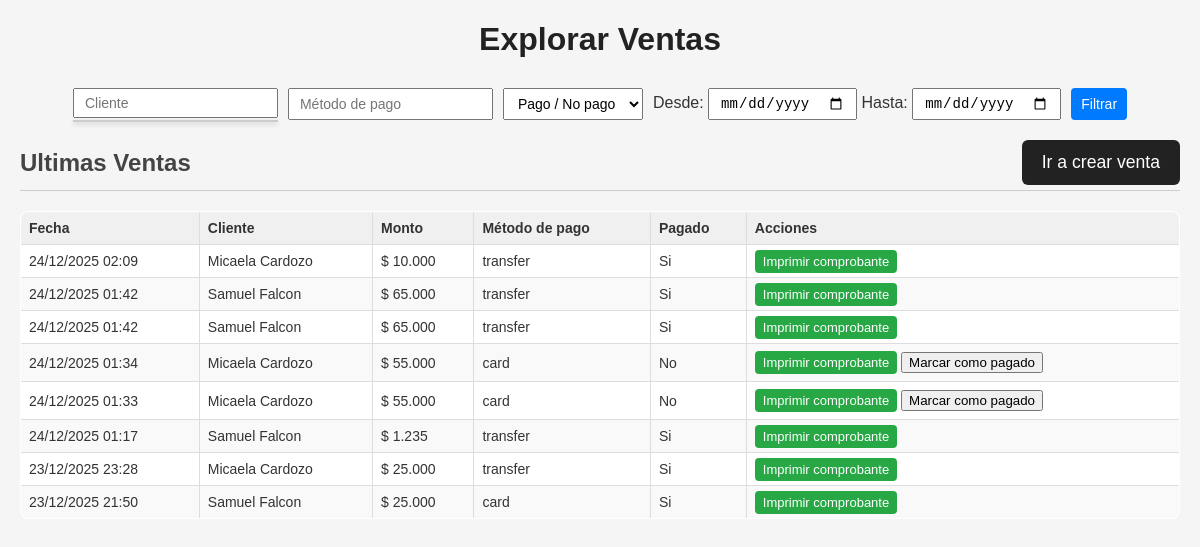
The app's page /sales/explore with its own data.
### app/models/sale.py (models this page shows)
class Sale(db.Model):
    __tablename__ = "sales"
    id = db.Column(db.Integer, primary_key=True)
    customer_id = db.Column(db.Integer, db.ForeignKey("customers.id"), nullable=False)
    amount = db.Column(db.Numeric(10, 2), nullable=False)
    payment_method = db.Column(db.String(20), nullable=False)
    paid = db.Column(db.Boolean, default=False)
    notes = db.Column(db.Text)
    sale_date = db.Column(db.DateTime, default=datetime.utcnow)
    created_at = db.Column(db.DateTime, default=datetime.utcnow)
    customer = db.relationship("Customer", back_populates="sales")

### app/models/customer.py (models this page shows)
class Customer(db.Model):
    __tablename__ = "customers"
    id = db.Column(db.Integer, primary_key=True)
    first_name = db.Column(db.String(100), nullable=False)
    last_name = db.Column(db.String(100), nullable=False)
    address = db.Column(db.String(255), nullable=False)
    city = db.Column(db.String(100), nullable=False)
    phone = db.Column(db.String(50), nullable=False)
    description = db.Column(db.Text)
    created_at = db.Column(db.DateTime, default=datetime.utcnow)
    sales = db.relationship(
        "Sale",
        back_populates="customer",
        lazy=True,
        cascade="all, delete-orphan"
    )

### app/app.py (the view)
    @app.route("/sales/explore")
    def explore_sales():
        from app.models.sale import Sale
        from app.models.customer import Customer
        sales = (
            Sale.query
            .join(Customer)
            .order_by(Sale.created_at.desc())
            .limit(50)
            .all()
        )
        return render_template("explore_sales.html", sales=sales)

### templates/explore_sales.html (shortened to what this page needs)
<!DOCTYPE html>
<html lang="es">
<head>
    <link rel="stylesheet" href="{{ url_for('static', filename='/css/style.css') }}">
</head>
<body>
    <div class="container">
        <h1>Explorar Ventas</h1>
        <form class="filters" method="get">
            <div class="autocomplete-wrapper" style="position: relative; display: inline-block;">
                <input type="text" name="customer" id="customer-input" placeholder="Cliente" autocomplete="off" value="{{ request.args.get('customer','') }}">
                <div id="customer-suggestions" class="suggestions"></div>
            </div>
            <input type="text" name="payment_method" placeholder="Método de pago" value="{{ request.args.get('payment_method','') }}">
            <select name="paid">
                <option value="">Pago / No pago</option>
            </select>
            <div class="date-filters">
                <label for="date_from">Desde:</label>
                <input type="date" name="date_from" id="date_from" value="{{ request.args.get('date_from','') }}">
                <label for="date_to">Hasta:</label>
                <input type="date" name="date_to" id="date_to" value="{{ request.args.get('date_to','') }}">
            </div>
            <button type="submit">Filtrar</button>
        </form>
            <h2 style="display:flex; align-items:center; justify-content: space-between;">Ultimas Ventas
                        <a href="{{ url_for('index') }}">
        <button id="btnNewCustomer">Ir a crear venta</button>
    </a>
    </h2>
        <table>
            <thead>
                <tr>
                    <th>Fecha</th>
                    <th>Cliente</th>
                    <th>Monto</th>
                    <th>Método de pago</th>
                    <th>Pagado</th>
                    <th>Acciones</th>
                </tr>
            </thead>
            <tbody>
                {% for s in sales %}
                <tr>
                    <td>{{ s.created_at.strftime('%d/%m/%Y %H:%M') }}</td>
                    <td>{{ s.customer.first_name }} {{ s.customer.last_name }}</td>
                    <td class="amount" data-amount="{{ s.amount }}"></td>
                    <td>{{ s.payment_method }}</td>
                    <td>{{ "Si" if s.paid else "No" }}</td>
                    <td>
                        <a href="{{ url_for('generate_label', sale_id=s.id) }}" target="_blank" class="btn">Imprimir comprobante</a>
                        {% if not s.paid %}
                        <button class="btn-pay" data-sale="{{ s.id }}">Marcar como pagado</button>
                        {% endif %}
                    </td>
                </tr>
                {% endfor %}
            </tbody>
        </table>
    </div>
</body>
</html>

### static/css/style.css (style rules this page uses)
body { font-family: 'Arial', sans-serif; margin: 20px; background-color: #f5f5f5; color: #333; }
h1 { text-align: center; font-size: 2rem; margin-bottom: 30px; color: #222; }
h2 { color: #444; border-bottom: 1px solid #ccc; padding-bottom: 5px; }
#btnNewCustomer { padding: 12px 20px; font-size: 1.1rem; background-color: #222; color: #fff; border: none; border-radius: 6px; transition: background-color 0.1s ease; }
table { width: 100%; border-collapse: collapse; background-color: #fff; border: 1px solid #ddd; border-radius: 8px; overflow: hidden; }
table th, table td { padding: 10px; border-bottom: 1px solid #eee; text-align: left; }
table th { background-color: #f0f0f0; }
table tr:last-child td { border-bottom: none; }
button { cursor: pointer; }
.autocomplete-wrapper { position: relative; display: inline-block; }
.suggestions { position: absolute; top: 100%; left: 0; right: 0; background: #fff; border: 1px solid #ccc; max-height: 150px; overflow-y: auto; z-index: 1000; box-shadow: 0 2px 5px rgba(0,0,0,0.2); }
.filters { display: flex; flex-wrap: wrap; gap: 10px; margin-bottom: 20px; justify-content: center; }
.filters input, .filters select, .filters button { padding: 5px 10px; font-size: 14px; }
.filters button { cursor: pointer; background-color: #007bff; color: #fff; border: none; border-radius: 4px; }
table { width: 100%; border-collapse: collapse; background: #fff; }
table th, table td { border: 1px solid #ddd; padding: 8px; text-align: left; font-size: 14px; }
table th { background-color: #f0f0f0; font-weight: bold; }
table tr:nth-child(even) { background-color: #f9f9f9; }
.btn { padding: 4px 8px; background-color: #28a745; color: #fff; text-decoration: none; border-radius: 4px; font-size: 13px; }

### records on screen
Sale: created_at "24/12/2025 02:09", customer.first_name "Micaela", customer.last_name "Cardozo", payment_method "transfer", paid "Si"
Sale: created_at "24/12/2025 01:42", customer.first_name "Samuel", customer.last_name "Falcon", payment_method "transfer", paid "Si"
Sale: created_at "24/12/2025 01:42", customer.first_name "Samuel", customer.last_name "Falcon", payment_method "transfer", paid "Si"
Sale: created_at "24/12/2025 01:34", customer.first_name "Micaela", customer.last_name "Cardozo", payment_method "card", paid "No"
Sale: created_at "24/12/2025 01:33", customer.first_name "Micaela", customer.last_name "Cardozo", payment_method "card", paid "No"
Sale: created_at "24/12/2025 01:17", customer.first_name "Samuel", customer.last_name "Falcon", payment_method "transfer", paid "Si"
Sale: created_at "23/12/2025 23:28", customer.first_name "Micaela", customer.last_name "Cardozo", payment_method "transfer", paid "Si"
Sale: created_at "23/12/2025 21:50", customer.first_name "Samuel", customer.last_name "Falcon", payment_method "card", paid "Si"
